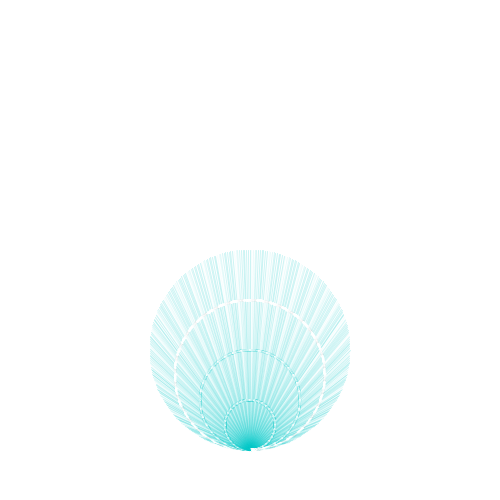
Frame 1 (no input)
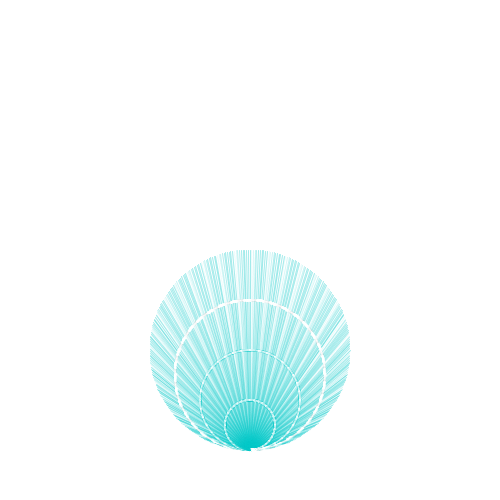
Frame 2 (the mouse pressed at the canvas centre, redrawn once)

The Processing sketch that drew these frames (run headless with seeded random() and noise(); the mouse was pressed at the canvas centre and the sketch redrawn once):

// Processing sketch: scallop_shell
// ── scallop_shell.pde


void setup() {
  size(500, 500);
  background(255);
  ellipseMode(CENTER);
  noLoop();
}
int centerX = 0;
int centerY = 0;
void draw() {
  translate(250, 350);
  stroke(0, 200, 200, 100);

  //turns a total of 90 degrees, 10 degrees 9 times
  for (int i = 0; i < 36; i++) {
    int wave = i*10 + 180; //number degrees to turn for every wave in shell
    for (int j = 0; j <= 10; j++) {
      if (j < 6) {
        stroke(0, 200, 200, j*10);
      float x2 = endX(centerX, 100, wave+j);
      float y2 = endY(centerX, 100, wave+j);
      line(centerX, centerY+100, x2, y2);
      float midX = (centerX + x2)/2;
      float midY = (centerY+100 + y2)/2;
      ellipse(midX, midY, 2, 2);
      float midX2 = (centerX + midX)/2;
      float midY2 = (centerY+100 + midY)/2;
      ellipse(midX2, midY2, 2, 2);
      float midX3 = (midX + x2)/2;
      float midY3 = (midY + y2)/2;
      stroke(200,200,200, j*10);
      ellipse(midX3, midY3, 2, 2);
        
      } else {
        stroke(0, 200, 200, 50);
      
      //line(centerX, centerY+100, endX(centerX, 100, wave+j), endY(centerX, 100, wave+j));
      float x2 = endX(centerX, 100, wave+j);
      float y2 = endY(centerX, 100, wave+j);
      line(centerX, centerY+100, x2, y2);
      float midX = (centerX + x2)/2;
      float midY = (centerY+100 + y2)/2;
      ellipse(midX, midY, 2, 2);
      float midX2 = (centerX + midX)/2;
      float midY2 = (centerY+100 + midY)/2;
      ellipse(midX2, midY2, 2, 2);
      float midX3 = (midX + x2)/2;
      float midY3 = (midY + y2)/2;
      stroke(255);
      ellipse(midX3, midY3, 2, 2);
      }
    }
  }
}

float endX(float startX, float radius, float degree) {
  return startX + cos(radians(degree))*radius;
}

float endY(float startY, float radius, float degree) {
  return startY + sin(radians(degree))*radius;
}
